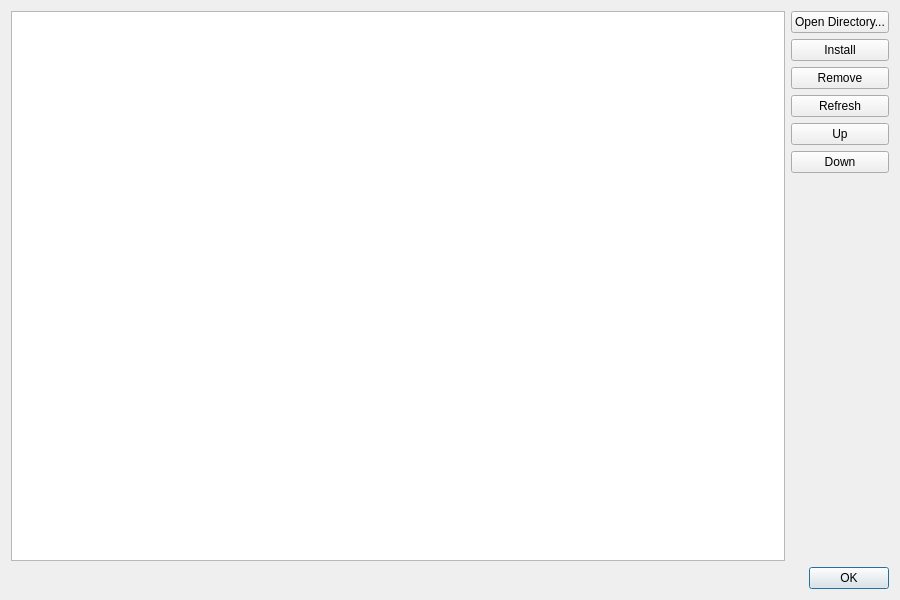
<?xml version="1.0" encoding="UTF-8"?>
<ui version="4.0">
 <class>ResourcePackManager</class>
 <widget class="QDialog" name="ResourcePackManager">
  <property name="geometry">
   <rect>
    <x>0</x>
    <y>0</y>
    <width>900</width>
    <height>600</height>
   </rect>
  </property>
  <property name="windowTitle">
   <string>Resource Pack Manager</string>
  </property>
  <layout class="QGridLayout" name="mainLayout">
   <item row="0" column="0" rowspan="7">
    <widget class="QTableWidget" name="tableWidget">
     <property name="tabKeyNavigation">
      <bool>false</bool>
     </property>
     <property name="selectionMode">
      <enum>QAbstractItemView::SelectionMode::SingleSelection</enum>
     </property>
     <property name="selectionBehavior">
      <enum>QAbstractItemView::SelectionBehavior::SelectRows</enum>
     </property>
    </widget>
   </item>
   <item row="0" column="1">
    <widget class="QPushButton" name="openDirectoryButton">
     <property name="text">
      <string>Open Directory...</string>
     </property>
     <property name="autoDefault">
      <bool>false</bool>
     </property>
    </widget>
   </item>
   <item row="1" column="1">
    <widget class="QPushButton" name="changeButton">
     <property name="text">
      <string>Install</string>
     </property>
     <property name="autoDefault">
      <bool>false</bool>
     </property>
    </widget>
   </item>
   <item row="2" column="1">
    <widget class="QPushButton" name="removeButton">
     <property name="text">
      <string>Remove</string>
     </property>
     <property name="autoDefault">
      <bool>false</bool>
     </property>
    </widget>
   </item>
   <item row="3" column="1">
    <widget class="QPushButton" name="refreshButton">
     <property name="text">
      <string>Refresh</string>
     </property>
     <property name="autoDefault">
      <bool>false</bool>
     </property>
    </widget>
   </item>
   <item row="4" column="1">
    <widget class="QPushButton" name="priorityUpButton">
     <property name="text">
      <string>Up</string>
     </property>
     <property name="autoDefault">
      <bool>false</bool>
     </property>
    </widget>
   </item>
   <item row="5" column="1">
    <widget class="QPushButton" name="priorityDownButton">
     <property name="text">
      <string>Down</string>
     </property>
     <property name="autoDefault">
      <bool>false</bool>
     </property>
    </widget>
   </item>
   <item row="7" column="1" alignment="Qt::AlignmentFlag::AlignRight">
    <widget class="QDialogButtonBox" name="buttonBox">
     <property name="standardButtons">
      <set>QDialogButtonBox::StandardButton::Ok</set>
     </property>
    </widget>
   </item>
  </layout>
 </widget>
 <tabstops>
  <tabstop>tableWidget</tabstop>
  <tabstop>openDirectoryButton</tabstop>
  <tabstop>changeButton</tabstop>
  <tabstop>removeButton</tabstop>
  <tabstop>refreshButton</tabstop>
  <tabstop>priorityUpButton</tabstop>
  <tabstop>priorityDownButton</tabstop>
 </tabstops>
 <resources/>
 <connections/>
</ui>
